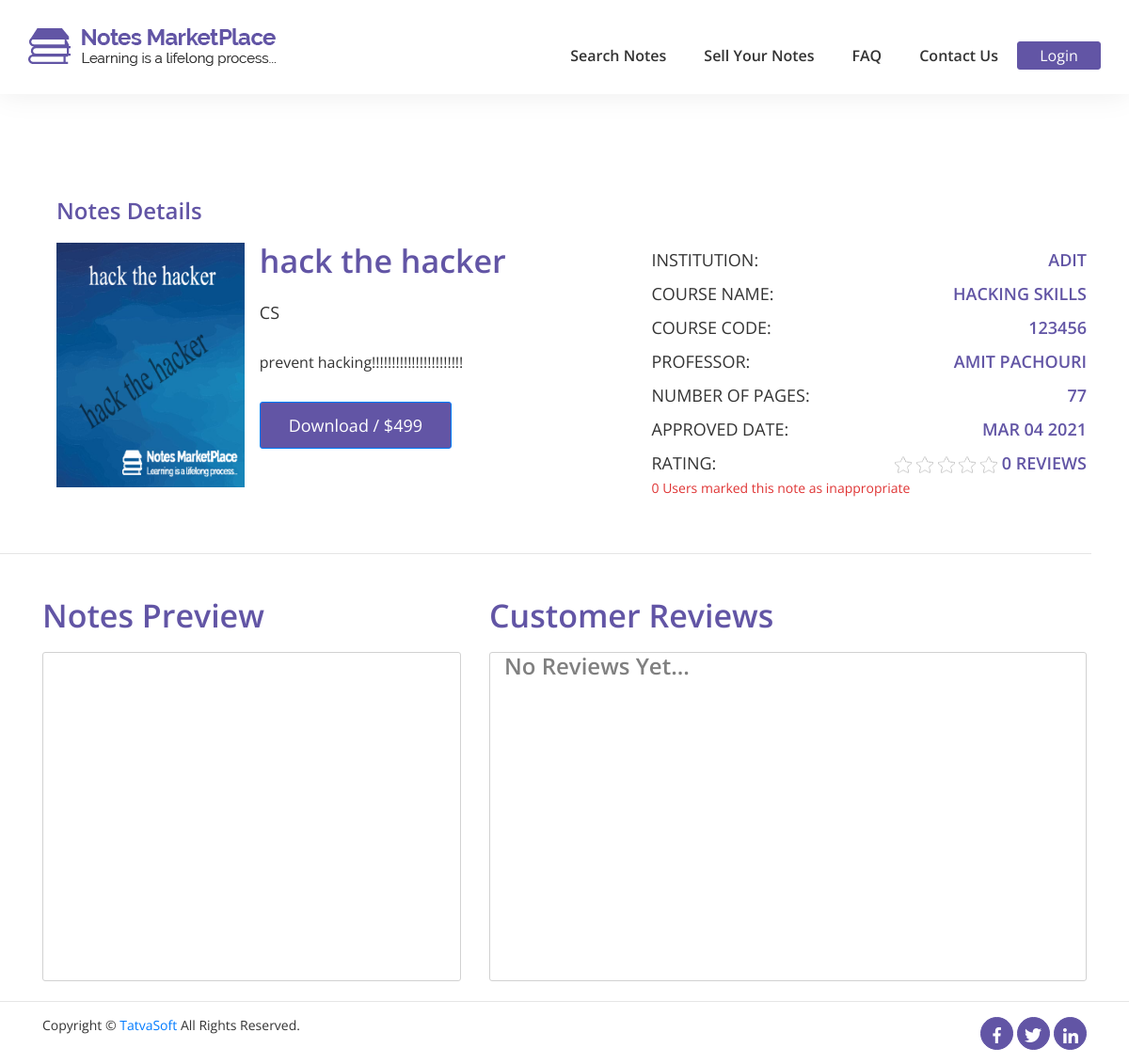
The app's page /front/note-details.php?id=111 with its own data.
### tables this page shows
CREATE TABLE `sellernotes` (
  `ID` int(11) NOT NULL,
  `SellerID` int(11) NOT NULL,
  `Status` int(11) NOT NULL,
  `ActionedBy` int(11) DEFAULT NULL,
  `AdminRemarks` varchar(255) DEFAULT NULL,
  `PublishedDate` datetime DEFAULT NULL,
  `Title` varchar(100) NOT NULL,
  `Category` int(11) NOT NULL,
  `DisplayPicture` varchar(500) DEFAULT NULL,
  `NoteType` int(11) DEFAULT NULL,
  `NumberofPages` int(11) DEFAULT NULL,
  `Description` varchar(255) NOT NULL,
  `UniversityName` varchar(200) DEFAULT NULL,
  `Country` int(11) DEFAULT NULL,
  `Course` varchar(100) DEFAULT NULL,
  `CourseCode` varchar(100) DEFAULT NULL,
  `Professor` varchar(100) DEFAULT NULL,
  `IsPaid` int(1) NOT NULL DEFAULT 0,
  `SellingPrice` decimal(10,0) DEFAULT NULL,
  `NotesPreview` varchar(255) DEFAULT NULL,
  `CreatedDate` datetime DEFAULT current_timestamp(),
  `CreatedBy` int(11) DEFAULT NULL,
  `ModifiedDate` datetime DEFAULT current_timestamp(),
  `ModifiedBy` int(11) DEFAULT NULL,
  `IsActive` bit(1) NOT NULL DEFAULT b'1'
);

CREATE TABLE `notecategories` (
  `ID` int(11) NOT NULL,
  `Name` varchar(100) NOT NULL,
  `Description` varchar(255) NOT NULL,
  `CreatedDate` datetime DEFAULT current_timestamp(),
  `CreatedBy` int(11) DEFAULT NULL,
  `ModifiedDate` datetime DEFAULT NULL,
  `ModifiedBy` int(11) DEFAULT NULL,
  `IsActive` bit(1) NOT NULL DEFAULT b'1'
);

### front/note-details.php (the view, shortened to what this page needs)
<?php
include '../php/dbcon.php';
?>
<!DOCTYPE html>
<html lang="en">
<?php include '../php/front-header.php'; ?>
    <section class="notes_details">
        <div class="container">
            <div class="row" style="margin-left:0;margin-right:0">
                <div class="col-md-12 small_heading">
                    Notes Details
                </div>
            </div>
            <?php
            $id = $_GET['id'];
            $selectquery = "select sellernotes.* ,notecategories.Name as category from sellernotes,notecategories where sellernotes.Category=notecategories.ID AND sellernotes.ID=$id and sellernotes.IsActive=1";
            $select= mysqli_query($con,$selectquery);
            $result = mysqli_fetch_assoc($select);
            $date = $result['CreatedDate'];
            $timestamp = strtotime($date);
            $new_date = date("M d Y", $timestamp);
            ?>
            <div class="row" style="margin-left:0;margin-right:0">
                <div class="col-md-7">
                    <div class="book_left">
                        <div class="row">
                            <div class="col-md-4 col-sm-4">
                                <img src="../Member/<?php echo $result['SellerID'].'/'.$result['ID'].'/'.$result['DisplayPicture'];?>">
                            </div>
                            <div class="col-md-8 col-sm-8">
                                <h2><?php echo $result['Title'];?></h2>
                                <h5><?php echo $result['category'];?></h5>
                                <p>
                                    <?php echo $result['Description'];?>
                                </p>
                                <div class="download_button">
                                <?php if(!isset($_SESSION['fname'])){
                                ?>
                                <button type="button" class="btn btn-primary btn_download"  onclick="location.href ='login.php';">Download / $<?php echo $result['SellingPrice'];?></button>
                                <?php
                                }  ?>
                                </div>
                            </div>
                        </div>
                    </div>
                </div>
                <div class="col-md-5 book_right">
                    <div class="row">
                        <div class="col-md-6 col-sm-6 col-4" style="padding:0;">
                            <div class="note-text-left">
                                <h5>Institution:</h5>
                            </div>
                        </div>
                        <div class="col-md-6 col-sm-6 col-8" style="padding:0;">
                            <div class="note-text-right">
                                <h5><?php echo $result['UniversityName'];?></h5>
                            </div>
                        </div>
                        <div class="col-md-6 col-sm-6 col-6" style="padding:0;">
                            <div class="note-text-left">
                                <h5>Course Name:</h5>
                            </div>
                        </div>
                        <div class="col-md-6 col-sm-6 col-6" style="padding:0;">
                            <div class="note-text-right">
                                <h5><?php echo $result['Course'];?></h5>
                            </div>
                        </div>
                        <div class="col-md-6 col-sm-6 col-6" style="padding:0;">
                            <div class="note-text-left">
                                <h5>Course Code:</h5>
                            </div>
                        </div>
                        <div class="col-md-6 col-sm-6 col-6" style="padding:0;">
                            <div class="note-text-right">
                                <h5><?php echo $result['CourseCode'];?></h5>
                            </div>
                        </div>
                        <div class="col-md-6 col-sm-6 col-6" style="padding:0;">
                            <div class="note-text-left">
                                <h5>Professor:</h5>
                            </div>
                        </div>
                        <div class="col-md-6 col-sm-6 col-6" style="padding:0;">
                            <div class="note-text-right">
                                <h5><?php echo $result['Professor'];?></h5>
                            </div>
                        </div>
                        <div class="col-md-6 col-sm-6 col-6" style="padding:0;">
                            <div class="note-text-left">
                                <h5>Number of Pages:</h5>
                            </div>
                        </div>
                        <div class="col-md-6 col-sm-6 col-6" style="padding:0;">
                            <div class="note-text-right">
                                <h5><?php echo $result['NumberofPages'];?></h5>
                            </div>
                        </div>
                        <div class="col-md-6 col-sm-6 col-6" style="padding:0;">
                            <div class="note-text-left">
                                <h5>Approved Date:</h5>
                            </div>
                        </div>
                        <div class="col-md-6 col-sm-6 col-6" style="padding:0;">
                            <div class="note-text-right">
                                <h5><?php echo $new_date;?></h5>
                            </div>
                        </div>
                        <div class="col-md-4 col-sm-6 col-4" style="padding:0;">
                            <div class="note-text-left">
                                <h5>Rating:</h5>
                            </div>
                        </div>
                        <div class="col-md-8 col-sm-6 col-8" style="padding:0;">
                            <div class="note-text-right">
                          <span class="search_rate">
                          <h5>
                           <?php
                                $note = $result['ID'];
                                $s="SELECT COUNT(sellernotesreviews.Ratings) as totalr, avg(sellernotesreviews.Ratings) as rate from sellernotesreviews WHERE sellernotesreviews.NoteID=$note AND IsActive=1";
                                $sq=mysqli_query($con,$s);
                                $rs=mysqli_fetch_array($sq);
                                $rat = $rs['rate'];
                                $rate = floor($rat);
                                $totalrate = $rs['totalr'];
                                $i = 1;
                                while($i<6){
                                    if($i<=$rate){
                                        ?>
                                        <img src="../images/icons/star.png" id="star">
                                        <?php
                                    }
                                    else{
                                        ?>
                                        <img src="../images/icons/star-white.png" id="star">
                                        <?php
                                    }
                                    $i++;
                                }
                            ?>
                            <?php echo $totalrate; ?> reviews </h5>
                            </span>
                            </div>
                        </div>
                    </div>
                    <div class="row col-md-12">
                        <span class="col-md-12 red_text" style="padding:0; margin-left:-15px;">
                           <?php
                            $noteid=$result['ID'];
                            $sr="select ID from sellernotesreportedissues where NoteID=$noteid AND IsActive=1";
                            $srq= mysqli_query($con,$sr);
                            $src = mysqli_num_rows($srq);
                            ?>
                            <?php echo $src;?> Users marked this note as inappropriate
                        </span>
                    </div>
                </div>
            </div>
        </div>
        <hr>
    </section>
    <section class="notes_details_down">
        <div class="container">
            <div class="row">
                <div class="small_heading col-md-5 col-sm-12 col-12">
                    <h4>Notes Preview</h4>
                    <div class="col-md-12 book_left">
                        <iframe src="../Member/<?php echo $result['SellerID'].'/'.$result['ID'].'/'.$result['NotesPreview'];?>">
                        </iframe>
                    </div>
                </div>
                <div class="small_heading col-md-7 col-sm-12 col-12">
                    <h4>Customer Reviews</h4>
                    <?php
                        $note = $result['ID'];
                        $se="select sellernotesreviews.*,userprofile.ProfilePicture FROM sellernotesreviews LEFT JOIN userprofile ON sellernotesreviews.ReviewedByID=userprofile.UserID WHERE sellernotesreviews.NoteID=$note and sellernotesreviews.IsActive=1 ";
                        $seq = mysqli_query($con,$se);
                        $sec = mysqli_num_rows($seq);
                        ?>
                    <div class="col-md-12 book_right">
                      <?php
                        if($sec>0){
                       while($ress = mysqli_fetch_assoc($seq)){
                           $dp = $ress['ProfilePicture'];
                           if($dp==""){
                               $dp = "../images/person/t1.jpg";
                           }
                            $user = $ress['ReviewedByID'];
                            $s="SELECT FirstName,LastName FROM users WHERE ID=$user AND IsActive=1";
                            $sq=mysqli_query($con,$s);
                            $rs=mysqli_fetch_assoc($sq);
                           ?>
                         <div class="customer_img col-md-1 col-2">
                            <img src="<?php echo $dp; ?>">
                        </div>
                        <div class="customer col-md-11 col-12">
                            <?php echo $rs['FirstName'];?> <?php echo $rs['LastName'];?><br><span class="down-rate">
                            <?php
                            $rating = $ress['Ratings'];
                            $i = 1;
                                while($i<6){
                                    if($i<=$rating){
                                        ?>
                                        <img src="../images/icons/star.png" id="star">
                                        <?php
                                    }
                                    else{
                                        ?>
                                        <img src="../images/icons/star-white.png" id="star">
                                        <?php
                                    }
                                    $i++;
                                }
                            ?>
                            </span><br>
                            <p class="customer_review"> <?php echo $ress['Comments'];?></p>
                        </div>
                        <hr>
                        <?php
                        }
                        }
                        else{
                            ?>
                            <div style="color:gray;"><?php echo "No Reviews Yet...";?></div>
                            <?php
                        }
                        ?>
                    </div>
                </div>
            </div>
        </div>
    </section>
<?php include '../php/footer.php'; ?>
</html>

### css/style.css (style rules this page uses)
* { margin: 0px; padding: 0px; box-sizing: border-box; }
body, html { height: 100%; font-family: Open Sans; }
.book_left img { width: 200px; height: 260px; }
.notes_details .small_heading { font-family: Open Sans; font-size: 24px; font-weight: 600; line-height: 28px; color: #6255a5; padding-top: 60px; padding-bottom: 20px; }
.notes_details .book_left { padding: 0; margin: 0; }
.book_left h2 { font-family: Open Sans; font-size: 34px; font-weight: 600; line-height: 38px; color: #6255a5; padding-bottom: 15px; }
.book_left h5 { font-family: Open Sans; font-size: 18px; font-weight: 400; line-height: 26px; color: #333333; padding-bottom: 20px; }
.book_left p { font-family: Open Sans; font-size: 16px; font-weight: 400; line-height: 24px; color: #333333; padding-bottom: 30px; }
.book_left .download_button .btn_download { background: #6255a5; width: 204px; height: 50px; border-radius: 3px; color: #fff; font-family: Open Sans; font-size: 18px; line-height: 22px; }
.book_right .note-text-left h5 { font-family: Open Sans; font-size: 16px; font-weight: 400; line-height: 36px; color: #333333; margin: 0; text-transform: uppercase; }
.book_right .note-text-right h5 { text-align: right; font-family: Open Sans; font-size: 16px; font-weight: 600; line-height: 36px; color: #6255a5; margin: 0; text-transform: uppercase; }
.book_right .red_text { font-family: Open Sans; font-size: 14px; font-weight: 400; line-height: 18px; color: #df3434; }
.notes_details hr { margin-left: -20px; margin-right: 40px; margin-top: 60px; }
.notes_details_down .book_left { padding: 0; margin: 0; }
.notes_details_down .book_left iframe { width: 100%; height: 350px; border: 1px solid #d1d1d1; border-radius: 3px; }
.notes_details_down .small_heading { font-family: Open Sans; font-size: 24px; font-weight: 600; line-height: 28px; color: #6255a5; padding-top: 30px; }
.notes_details_down .book_right { border: 1px solid #d1d1d1; border-radius: 3px; width: 100%; height: 350px; overflow-y: scroll; }
h4 { margin-bottom: 20px; font-size: 34px; font-weight: 600; line-height: 38px; color: #6255a5; }
p { font-size: 14px; line-height: 1.7; color: #666666; margin: 0px; }

### css/responsive.css (style rules this page uses)
@media (min-width: 1200px) { .book_right .note-text-left h5, .book_right .note-text-right h5 { font-size: 18px; } }
@media (min-width: 1200px) { .book_right #star { height: 18px; } }

### records on screen
sellernotes: DisplayPicture (picture), Title "hack the hacker", Category.Name "CS", Description "prevent hacking!!!!!!!!!!!!!!!!!!!!!!!", SellingPrice "499", UniversityName "ADIT", Course "HACKING SKILLS", CourseCode "123456", Professor "AMIT PACHOURI", NumberofPages "77", CreatedDate "MAR 04 2021"

### other values on screen
$totalrate "0"
$src "0"
